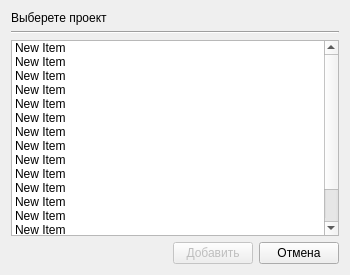
<?xml version="1.0" encoding="UTF-8"?>
<ui version="4.0">
 <class>add_inproject_dialog</class>
 <widget class="QDialog" name="add_inproject_dialog">
  <property name="windowModality">
   <enum>Qt::NonModal</enum>
  </property>
  <property name="geometry">
   <rect>
    <x>0</x>
    <y>0</y>
    <width>350</width>
    <height>275</height>
   </rect>
  </property>
  <property name="minimumSize">
   <size>
    <width>350</width>
    <height>275</height>
   </size>
  </property>
  <property name="maximumSize">
   <size>
    <width>350</width>
    <height>275</height>
   </size>
  </property>
  <property name="windowTitle">
   <string>Добавление прользователя в проект</string>
  </property>
  <property name="windowIcon">
   <iconset>
    <normaloff>icons/title.png</normaloff>icons/title.png</iconset>
  </property>
  <layout class="QGridLayout" name="gridLayout">
   <item row="3" column="1">
    <widget class="QPushButton" name="add_button">
     <property name="enabled">
      <bool>false</bool>
     </property>
     <property name="text">
      <string>Добавить</string>
     </property>
    </widget>
   </item>
   <item row="3" column="2">
    <widget class="QPushButton" name="cancel_button">
     <property name="sizePolicy">
      <sizepolicy hsizetype="Minimum" vsizetype="Fixed">
       <horstretch>0</horstretch>
       <verstretch>0</verstretch>
      </sizepolicy>
     </property>
     <property name="text">
      <string>Отмена</string>
     </property>
    </widget>
   </item>
   <item row="3" column="0">
    <spacer name="horizontalSpacer">
     <property name="orientation">
      <enum>Qt::Horizontal</enum>
     </property>
     <property name="sizeHint" stdset="0">
      <size>
       <width>40</width>
       <height>20</height>
      </size>
     </property>
    </spacer>
   </item>
   <item row="2" column="0" colspan="3">
    <widget class="QListWidget" name="listWidget_inproject">
     <property name="sortingEnabled">
      <bool>true</bool>
     </property>
     <item>
      <property name="text">
       <string>New Item</string>
      </property>
     </item>
     <item>
      <property name="text">
       <string>New Item</string>
      </property>
     </item>
     <item>
      <property name="text">
       <string>New Item</string>
      </property>
     </item>
     <item>
      <property name="text">
       <string>New Item</string>
      </property>
     </item>
     <item>
      <property name="text">
       <string>New Item</string>
      </property>
     </item>
     <item>
      <property name="text">
       <string>New Item</string>
      </property>
     </item>
     <item>
      <property name="text">
       <string>New Item</string>
      </property>
     </item>
     <item>
      <property name="text">
       <string>New Item</string>
      </property>
     </item>
     <item>
      <property name="text">
       <string>New Item</string>
      </property>
     </item>
     <item>
      <property name="text">
       <string>New Item</string>
      </property>
     </item>
     <item>
      <property name="text">
       <string>New Item</string>
      </property>
     </item>
     <item>
      <property name="text">
       <string>New Item</string>
      </property>
     </item>
     <item>
      <property name="text">
       <string>New Item</string>
      </property>
     </item>
     <item>
      <property name="text">
       <string>New Item</string>
      </property>
     </item>
     <item>
      <property name="text">
       <string>New Item</string>
      </property>
     </item>
     <item>
      <property name="text">
       <string>New Item</string>
      </property>
     </item>
    </widget>
   </item>
   <item row="0" column="0" colspan="3">
    <widget class="QLabel" name="label_dialog_inpoject">
     <property name="text">
      <string>Выберете проект</string>
     </property>
    </widget>
   </item>
   <item row="1" column="0" colspan="3">
    <widget class="Line" name="line">
     <property name="orientation">
      <enum>Qt::Horizontal</enum>
     </property>
    </widget>
   </item>
  </layout>
 </widget>
 <resources/>
 <connections/>
</ui>
